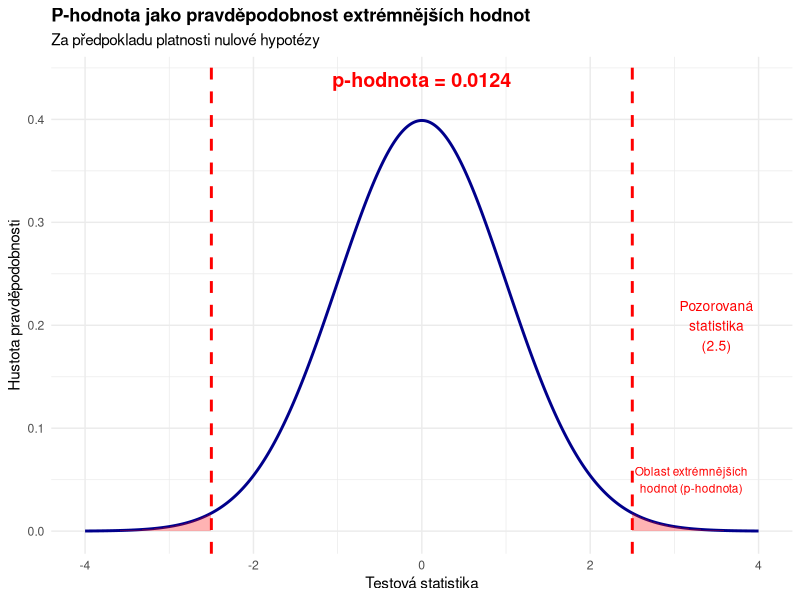

Source code (R):
## ---- chunk 1
#| label: fig-pvalue
#| fig-cap: "Vizualizace p-hodnoty v kontextu testování hypotéz"
#| warning: false

library(ggplot2)
set.seed(123)

# Parametry nulové hypotézy
mu_null <- 0
sigma <- 1

# Pozorovaná testová statistika
observed_stat <- 2.5

# Vytvoření dat pro normální rozdělení
x <- seq(-4, 4, length.out = 1000)
y <- dnorm(x, mean = mu_null, sd = sigma)
data_dist <- data.frame(x = x, y = y)

# Oblast pro p-hodnotu (dvoustranný test)
x_right <- seq(observed_stat, 4, length.out = 100)
y_right <- dnorm(x_right, mean = mu_null, sd = sigma)
x_left <- seq(-4, -observed_stat, length.out = 100)
y_left <- dnorm(x_left, mean = mu_null, sd = sigma)

# Výpočet p-hodnoty
p_value <- 2 * (1 - pnorm(observed_stat, mean = mu_null, sd = sigma))

# Vizualizace
ggplot(data_dist, aes(x = x, y = y)) +
  geom_line(size = 1, color = "darkblue") +
  # Oblast p-hodnoty vpravo
  geom_area(data = data.frame(x = x_right, y = y_right),
            aes(x = x, y = y), fill = "red", alpha = 0.3) +
  # Oblast p-hodnoty vlevo
  geom_area(data = data.frame(x = x_left, y = y_left),
            aes(x = x, y = y), fill = "red", alpha = 0.3) +
  # Pozorovaná statistika
  geom_vline(xintercept = c(-observed_stat, observed_stat),
             linetype = "dashed", color = "red", size = 1) +
  # Popisky
  annotate("text", x = observed_stat+1, y = max(y) * 0.5,
           label = paste0("Pozorovaná\nstatistika\n(", observed_stat, ")"),
           color = "red", size = 3.5) +
  annotate("text", x = 0, y = max(y) * 1.1,
           label = paste0("p-hodnota = ", round(p_value, 4)),
           color = "red", size = 5, fontface = "bold") +
  annotate("text", x = 3.2, y = 0.05,
           label = "Oblast extrémnějších\nhodnot (p-hodnota)",
           color = "red", size = 3) +
  labs(
    title = "P-hodnota jako pravděpodobnost extrémnějších hodnot",
    subtitle = "Za předpokladu platnosti nulové hypotézy",
    x = "Testová statistika",
    y = "Hustota pravděpodobnosti"
  ) +
  theme_minimal() +
  theme(plot.title = element_text(face = "bold"))
